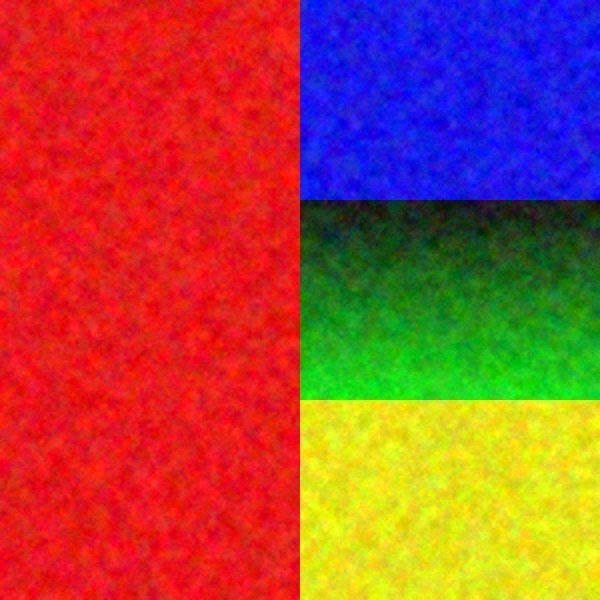
%> input picture strip_noise.png, 600 x 600 px; the run also reads 1 picture not shown here
$ octave compare_l0_vs_semi.m   (GNU Octave 9; MATLAB toolbox functions it lacks are replaced by stand-ins)
%> lines starting %> are read from the running program, lines starting %| are printed output that depends on the picture
clc;
clear;
close all;

% loading images
I    = im2double(imread('strip_noise.png'));
L0   = im2double(imread('output/strip_l0_gradient_res.png'));
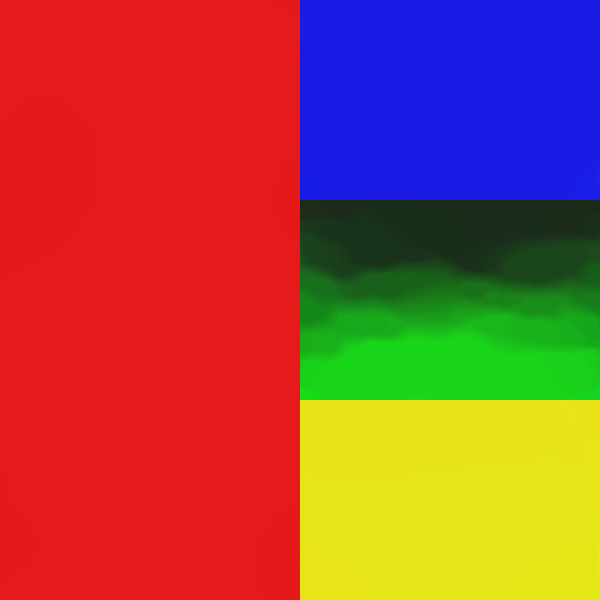
%> input picture output/strip_l0_gradient_res.png, 600 x 600 px
Semi = im2double(imread('output/strip_semi_sparsity_res.png'));
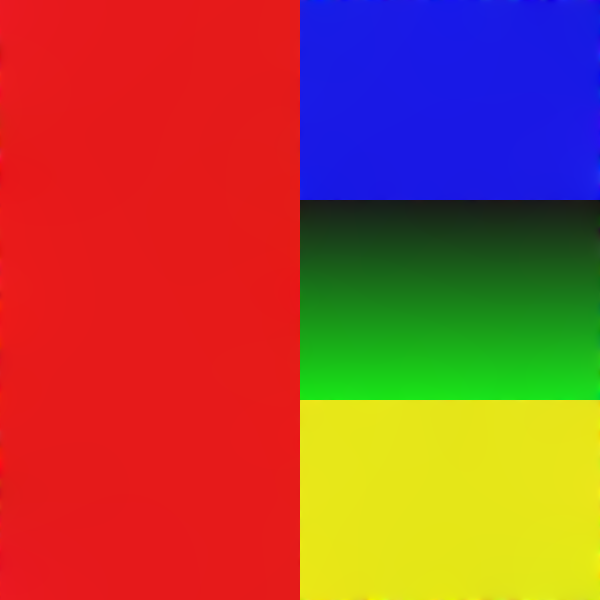
%> Semi: size 600x600x3 double; mean R, G, B 0.634, 0.301, 0.233; mean of the top-left, top-right, bottom-left and bottom-right quarters 0.368, 0.299, 0.369, 0.522

% ensuring all images are same size
I    = imresize(I,   [size(L0,1), size(L0,2)]);
Semi = imresize(Semi,[size(L0,1), size(L0,2)]);

% gapping
gap = 10;                      % pixels
white_gap = ones(size(I,1), gap, size(I,3));

% comparison
comparison = [I white_gap L0 white_gap Semi];
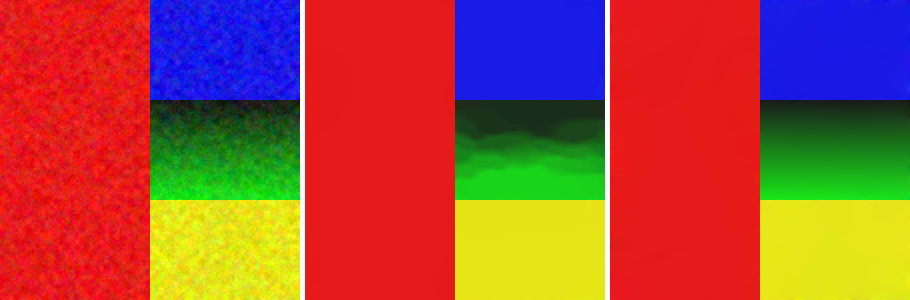
%> comparison: size 600x1820x3 double (shown at 1/2 size); mean R, G, B 0.638, 0.309, 0.241

% display result of comparison
figure;
imshow(comparison);
title('Noisy Input   |   L0 Gradient (Staircase)   |   Semi-Sparsity (Smooth)');

% saving comparison output
imwrite(comparison, 'output/comparison_l0_vs_semi.png');
